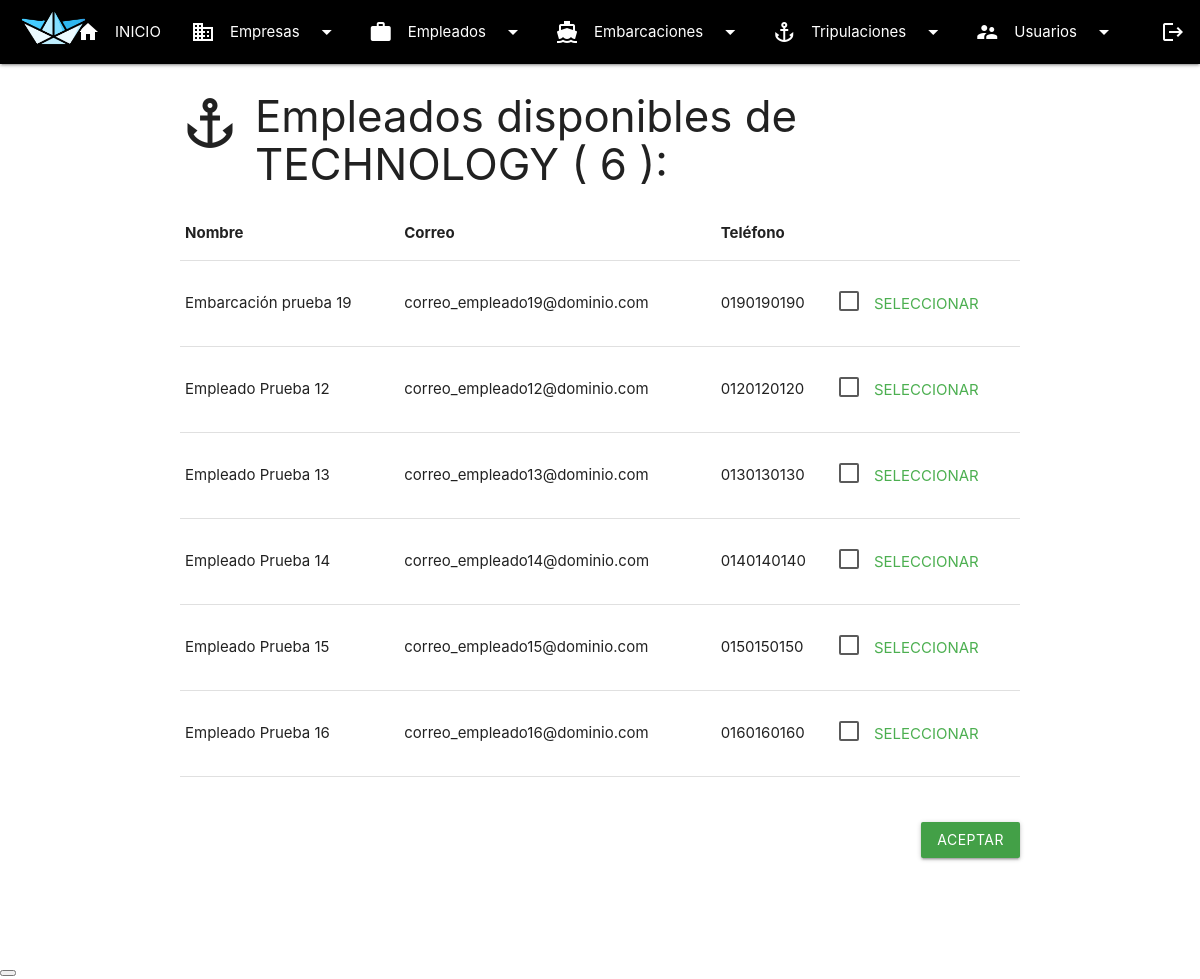
/tripulaciones/empleados_disponibles.php?empres=5 (signed in), run on the app's committed database.
### tables this page shows
CREATE TABLE `empresas` (
  `idEmpresa` int(11) NOT NULL,
  `nombre` varchar(50) NOT NULL,
  `direccion` varchar(150) NOT NULL,
  `correo` varchar(50) NOT NULL,
  `telefono` varchar(20) NOT NULL,
  `logo` varchar(255) DEFAULT NULL,
  `empleados` int(11) NOT NULL,
  `embarcaciones` int(11) NOT NULL
);

CREATE TABLE `empleados` (
  `idEmpleado` int(11) NOT NULL,
  `nombre` varchar(50) NOT NULL,
  `empresa` int(11) NOT NULL,
  `correo` varchar(50) NOT NULL,
  `telefono` varchar(20) NOT NULL,
  `tripulacion` int(11) DEFAULT NULL
);

### tripulaciones/empleados_disponibles.php (the view, shortened to what this page needs)
<?php
    $empre = $_REQUEST['empres'];
    $link = Conectar();
    $query   = ("SELECT nombre FROM empresas  WHERE idEmpresa= '".$empre."' ");
    $consulta = mysqli_query($link, $query);
    $dataEmpresa = mysqli_fetch_array($consulta);
    $emperesa = $dataEmpresa['nombre'];
    $query   = ("SELECT * FROM empleados  WHERE empresa= $empre  AND tripulacion is NULL ORDER BY nombre");
    $consulta = mysqli_query($link, $query);
    $cantidad = mysqli_num_rows($consulta);
?>
<!DOCTYPE html>
<html lang="es">
<head>
    <link rel="stylesheet" href="https://cdnjs.cloudflare.com/ajax/libs/materialize/1.0.0/css/materialize.min.css">
    <link rel="stylesheet" type="text/css" href="../css/estilos.css">
</head>
<body>
    <?php include '../templates/navbar.php';?>
    <div class="container">
        <div>
            <i class="material-icons medium left">anchor</i><h3>Empleados disponibles de <?php echo $emperesa; ?> ( <?php echo $cantidad; ?> ):</h3>
        </div>
        <form action="registra_tripulacion.php" method="post">
            <div class="table-responsive">
                <table class="table table-bordered table-striped table-hover">
                    <thead>
                    <tr>
                        <th scope="col">Nombre</th>
                        <th scope="col">Correo</th>
                        <th scope="col">Teléfono</th>
                        <th scope="col"></th>
                    </tr>
                    </thead>
                    <tbody>
                        <?php
                            while ($dataEmpleado = mysqli_fetch_array($consulta)) { ?>
                                <tr>
                                    <td><?php echo $dataEmpleado['nombre']; ?></td>
                                    <td><?php echo $dataEmpleado['correo']; ?></td>
                                    <td><?php echo $dataEmpleado['telefono']; echo $dataEmpleado['tripulacion']; ?></td>
                                <td>
                                    <p>
                                    <label>
                                        <span class="green-text">SELECCIONAR</span>
                                    </label>
                                    </p>
                                </td>
                                </tr>
                        <?php } ?>
                </table>
            </div><br><br>
            <button type="submit" class="btn green darken-1" style="float: right;">Aceptar</button>
        </form>
    </div>
    <br><br><br><br><br><br>
    <a href="#agregado" class="modal-trigger"><button type="hidden" id="listo"></button></a>
</body>
</html>

### data on the page
empresas: nombre "TECHNOLOGY"
empleados: nombre "Embarcación prueba 19", correo "correo_empleado19@dominio.com", telefono "0190190190"
empleados: nombre "Empleado Prueba 12", correo "correo_empleado12@dominio.com", telefono "0120120120"
empleados: nombre "Empleado Prueba 13", correo "correo_empleado13@dominio.com", telefono "0130130130"
empleados: nombre "Empleado Prueba 14", correo "correo_empleado14@dominio.com", telefono "0140140140"
empleados: nombre "Empleado Prueba 15", correo "correo_empleado15@dominio.com", telefono "0150150150"
empleados: nombre "Empleado Prueba 16", correo "correo_empleado16@dominio.com", telefono "0160160160"

### other printed values
$cantidad "6"
